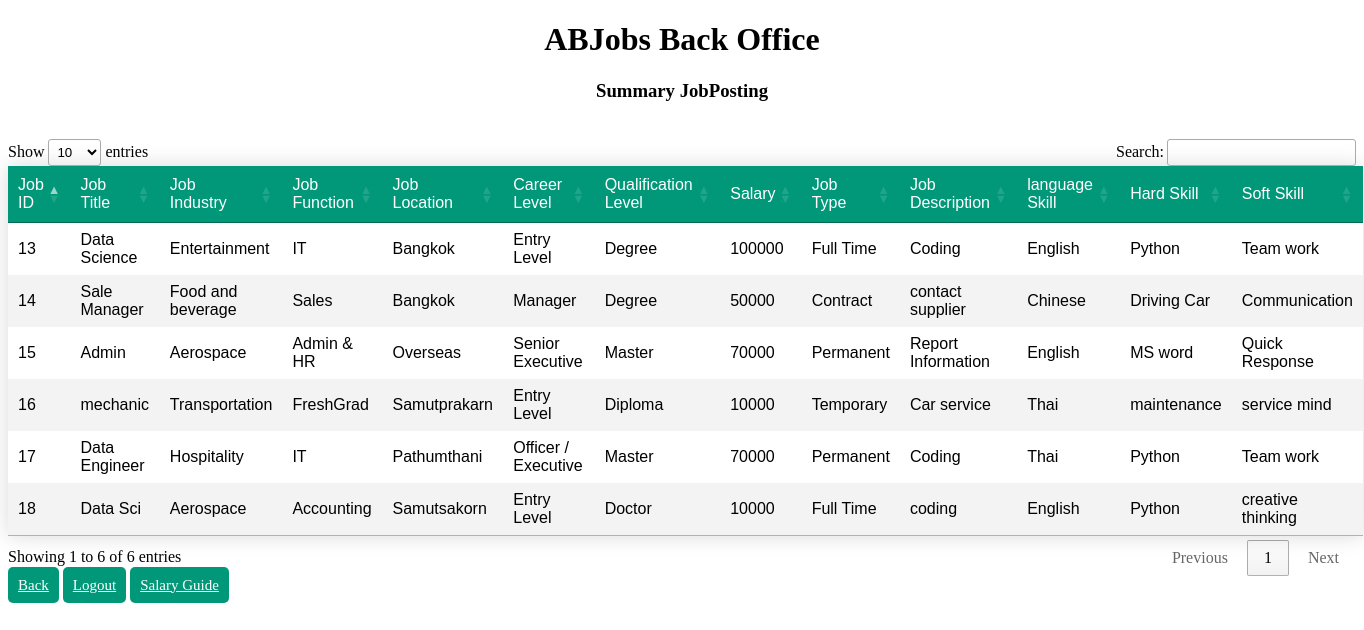
Screenshot of /backoffice_jpost.php with the database file from the repository.
### tables this page shows
CREATE TABLE `jobposting` (
  `job_id` int(11) NOT NULL,
  `job_title` varchar(50) NOT NULL,
  `job_indus` varchar(50) NOT NULL,
  `job_function` varchar(50) NOT NULL,
  `job_location` varchar(50) NOT NULL,
  `career_level` varchar(50) NOT NULL,
  `quali_level` varchar(50) NOT NULL,
  `salary` int(11) NOT NULL,
  `job_type` varchar(50) NOT NULL,
  `job_des` text NOT NULL,
  `lang_skill` text NOT NULL,
  `hard_skill` text NOT NULL,
  `soft_skill` text NOT NULL
);

### backoffice_jpost.php (the view, shortened to what this page needs)
<?php
    include('server.php');
 $query ="SELECT job_id, job_title, job_indus, job_function, job_location,
                 career_level, quali_level, salary, job_type, job_des, lang_skill, hard_skill, soft_skill
             FROM jobposting";
 $result = mysqli_query($conn, $query);
 ?>
 <!DOCTYPE html>
 <html>
     <head>
          <link rel="stylesheet" href="style2.css">
          <link rel="stylesheet" type="text/css" href="//cdn.datatables.net/1.10.11/css/jquery.dataTables.min.css">
     </head>
     <body>
          <div>
               <h1 align='center'>ABJobs Back Office</h1>
          </div>
           <div class="container">
                <h3 align="center">Summary JobPosting</h3>
                <br />
                <div class="table-responsive">
                    <table id="jobposting" class="styled-table" align="center">
                          <thead>
                               <tr>
                                    <td>Job ID</td>
                                    <td>Job Title</td>
                                    <td>Job Industry</td>
                                    <td>Job Function</td>
                                    <td>Job Location</td>
                                    <td>Career Level</td>
                                    <td>Qualification Level</td>
                                    <td>Salary</td>
                                    <td>Job Type</td>
                                    <td>Job Description</td>
                                    <td>language Skill</td>
                                    <td>Hard Skill</td>
                                    <td>Soft Skill</td>
                               </tr>
                          </thead>
                          <?php
                          while($row = mysqli_fetch_array($result))
                          {
                               echo '
                               <tr>
                                    <td>'.$row["job_id"].'</td>
                                    <td>'.$row["job_title"].'</td>
                                    <td>'.$row["job_indus"].'</td>
                                    <td>'.$row["job_function"].'</td>
                                    <td>'.$row["job_location"].'</td>
                                    <td>'.$row["career_level"].'</td>
                                    <td>'.$row["quali_level"].'</td>
                                    <td>'.$row["salary"].'</td>
                                    <td>'.$row["job_type"].'</td>
                                    <td>'.$row["job_des"].'</td>
                                    <td>'.$row["lang_skill"].'</td>
                                    <td>'.$row["hard_skill"].'</td>
                                    <td>'.$row["soft_skill"].'</td>
                              </tr>
                              ';
                          }
                          ?>
                     </table>
                </div>
                <a href="backoffice_pack.php" class="btn">Back</a>
                <a href="login_admin.php" class="btn">Logout</a>
                <a href="salary_guide_admin.php" class="btn">Salary Guide</a>
           </div>
      </body>
 </html>

### style2.css (style rules this page uses)
.styled-table { border-collapse: collapse; margin: 25px 0; font-size: 1.0em; font-family: sans-serif; min-width: 400px; box-shadow: 0 0 20px rgba(0, 0, 0, 0.15); }
.styled-table thead tr { background-color: #009879; color: #ffffff; text-align: left; }
.styled-table th, .styled-table td { padding: 15px 20px; }
.styled-table tbody tr { border-bottom: 1px solid #dddddd; }
.styled-table tbody tr:nth-of-type(even) { background-color: #f3f3f3; }
.styled-table tbody tr:last-of-type { border-bottom: 2px solid #009879; }
.btn { padding: 10px; font-size: 15px; color: white; background: #009879; border: none; border-radius: 5px; }

### rows the page displays
jobposting: job_id "13", job_title "Data Science", job_indus "Entertainment", job_function "IT", job_location "Bangkok", career_level "Entry Level", quali_level "Degree", salary "100000", job_type "Full Time", job_des "Coding", lang_skill "English", hard_skill "Python", soft_skill "Team work"
jobposting: job_id "14", job_title "Sale Manager", job_indus "Food and beverage", job_function "Sales", job_location "Bangkok", career_level "Manager", quali_level "Degree", salary "50000", job_type "Contract", job_des "contact supplier", lang_skill "Chinese", hard_skill "Driving Car", soft_skill "Communication"
jobposting: job_id "15", job_title "Admin", job_indus "Aerospace", job_function "Admin & HR", job_location "Overseas", career_level "Senior Executive", quali_level "Master", salary "70000", job_type "Permanent", job_des "Report Information", lang_skill "English", hard_skill "MS word", soft_skill "Quick Response"
jobposting: job_id "16", job_title "mechanic", job_indus "Transportation", job_function "FreshGrad", job_location "Samutprakarn", career_level "Entry Level", quali_level "Diploma", salary "10000", job_type "Temporary", job_des "Car service", lang_skill "Thai", hard_skill "maintenance", soft_skill "service mind"
jobposting: job_id "17", job_title "Data Engineer", job_indus "Hospitality", job_function "IT", job_location "Pathumthani", career_level "Officer / Executive", quali_level "Master", salary "70000", job_type "Permanent", job_des "Coding", lang_skill "Thai", hard_skill "Python", soft_skill "Team work"
jobposting: job_id "18", job_title "Data Sci", job_indus "Aerospace", job_function "Accounting", job_location "Samutsakorn", career_level "Entry Level", quali_level "Doctor", salary "10000", job_type "Full Time", job_des "coding", lang_skill "English", hard_skill "Python", soft_skill "creative thinking"
